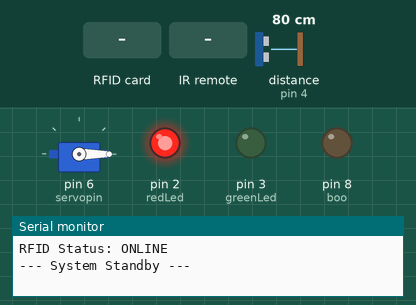
Bench run of a sketch on a simulated Arduino Uno, built with avr-gcc and run on an emulated ATmega328P. On the bench: servo, output pins drawn as LEDs (lit = HIGH), the last lines printed to the serial monitor. Wiring (inferred from the names in the program): ultrasonic range finder: trigger pin 5; echo pin 4. Dashed ring = blinking. The inputs (shaded band) are chosen by the test bench; at power-on: distance to the obstacle (sensor on pin 4) 80 cm. The echo pulse lasts 58.3 µs per cm; pins used as bus, display or sensor lines are not drawn.

Above: at 1.2 s.
1.3 s: RFID card 34 C0 31 03 held to the reader
At 3.3 s:
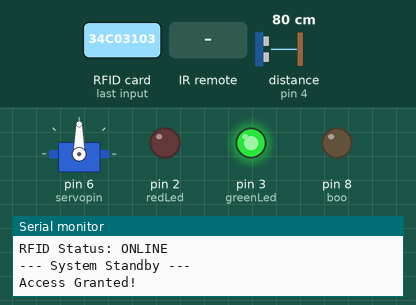
4.3 s: infrared code 0xF30CFF00 received
At 4.7 s:
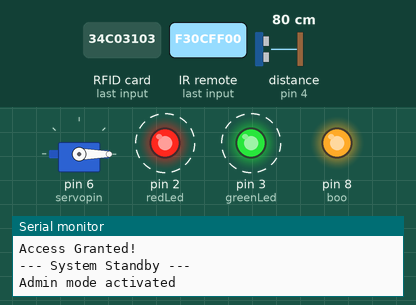
7.3 s: infrared code 0xE916FF00 received
At 7.69 s:
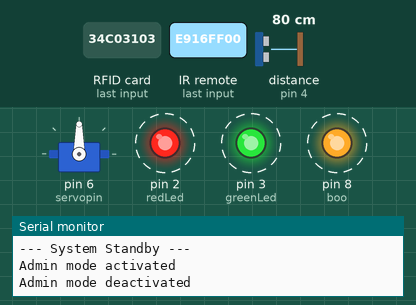
10.3 s: RFID card 5E 7A 19 C4 held to the reader
At 10.61 s:
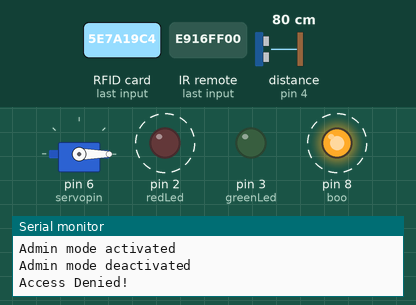
Timing chart, 0 to 13.3 s (numbered marks = the images above; inputs shaded):
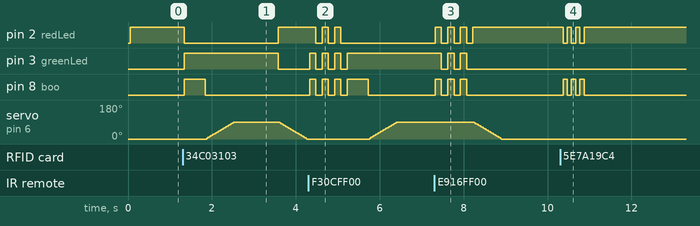

Measured:
- after the input at 1.3 s, pin 2 (redLed): HIGH → LOW at once, → HIGH 2.2 s later; pin 3 (greenLed): LOW → HIGH at once, → LOW 2.2 s later; pin 8 (boo): LOW → HIGH at once, → LOW 0.50 s later; servo on pin 6 (servopin): rises from 0° to 90° in 0.65 s, then falls to 0° in 1.7 s
- after the input at 4.3 s, pin 2 (redLed): alternates HIGH for 0.15 s and LOW for 0.15 s, 5 changes in all, then stays LOW, starting after 0.18 s; pin 3 (greenLed): alternates HIGH for 0.15 s and LOW for 0.15 s, 7 changes in all, then stays HIGH, starting at once
- after the input at 7.3 s, pin 2 (redLed): alternates HIGH for 0.15 s and LOW for 0.15 s, 7 changes in all, then stays HIGH, starting at once; pin 3 (greenLed): alternates HIGH for 0.15 s and LOW for 0.15 s, 5 changes in all, then stays LOW, starting after 0.17 s
- after the input at 10.3 s, pin 2 (redLed): alternates HIGH for 0.10 s and LOW for 0.10 s, 6 changes in all, then stays HIGH, starting after 0.07 s; pin 8 (boo): alternates HIGH for 0.10 s and LOW for 0.10 s, 6 changes in all, then stays LOW, starting after 0.07 s

The sketch:

ParkingGateCode1.ino
```cpp
#include <SPI.h>
#include <MFRC522.h>
#include <Servo.h>
#include <IRremote.hpp>

#define SS_PIN 10
#define RST_PIN 9
const int trigpin = 5;
const int echopin = 4;
const int servopin = 6;
const int redLed = 2;
const int greenLed = 3;
const int boo = 8;
const int irPin = 7;

MFRC522 mfrc522(SS_PIN, RST_PIN);
Servo myservo;

int doorOpen = 0;
bool carWaiting = false;
bool adminMode = false;
unsigned long clearPathStartTime = 0;

byte authorizedUID[] = {0x34, 0xC0, 0x31, 0x03};
#define BUTTON_1 0xF30CFF00
#define BUTTON_0 0xE916FF00

void setup() {
  Serial.begin(9600);
  SPI.begin();
  mfrc522.PCD_Init();
  byte v = mfrc522.PCD_ReadRegister(mfrc522.VersionReg);
  Serial.print("RFID Status: ");
  if (v == 0x00 || v == 0xFF) Serial.println("NOT CONNECTED / WIRING ERROR");
  else Serial.println("ONLINE");

  IrReceiver.begin(irPin, ENABLE_LED_FEEDBACK);

  pinMode(trigpin, OUTPUT);
  pinMode(echopin, INPUT);
  pinMode(redLed, OUTPUT);
  pinMode(greenLed, OUTPUT);
  pinMode(boo, OUTPUT);
  myservo.attach(servopin);
  myservo.write(0);
  digitalWrite(redLed, HIGH);
  digitalWrite(greenLed, LOW);
  Serial.println("--- System Standby ---");
}

void loop() {
  if (IrReceiver.decode()) {
    unsigned long irCode = IrReceiver.decodedIRData.decodedRawData;
    if (irCode == BUTTON_1) {
      Serial.println("Admin mode activated");
      adminFlash();
      adminMode = true;
      if (doorOpen == 0) openGate();
    }
    else if (irCode == BUTTON_0) {
      Serial.println("Admin mode deactivated");
      adminFlash();
      adminMode = false;
      if (doorOpen == 1) closeGate();
    }
    IrReceiver.resume();
  }

  if (adminMode) {
    delay(50);
    return;
  }

  int distance = readDistance();

  if (distance > 0 && distance <= 6 && !carWaiting && doorOpen == 0) {
    Serial.println("Welcome! Please scan authorized RFID card.");
    carWaiting = true;
  }
  else if ((distance > 6 || distance == 0) && carWaiting && doorOpen == 0) {
    carWaiting = false;
    Serial.println("Car left. Returning to standby.");
  }

  if (mfrc522.PICC_IsNewCardPresent() && mfrc522.PICC_ReadCardSerial()) {
    if (checkUID(mfrc522.uid.uidByte, mfrc522.uid.size)) {
      Serial.println("Access Granted!");
      if (doorOpen == 0) openGate();
      carWaiting = false;
      clearPathStartTime = 0;
    } else {
      Serial.println("Access Denied!");
      denyAccessFlash();
    }
    mfrc522.PICC_HaltA();
    mfrc522.PCD_StopCrypto1();
  }

  if (doorOpen == 1) {
    if (distance > 6 || distance == 0) {
      if (clearPathStartTime == 0) clearPathStartTime = millis();
      if (millis() - clearPathStartTime >= 1000) {
        closeGate();
        Serial.println("--- System Standby ---");
      }
    } else {
      clearPathStartTime = 0;
    }
  }
  delay(50);
}
```

ParkingGateCode2.ino
```cpp
int readDistance() {
  digitalWrite(trigpin, LOW);
  delayMicroseconds(2);
  digitalWrite(trigpin, HIGH);
  delayMicroseconds(10);
  digitalWrite(trigpin, LOW);
  long duration = pulseIn(echopin, HIGH, 25000);
  return duration * 0.034 / 2;
}

bool checkUID(byte *scan, byte size) {
  for (byte i = 0; i < size; i++) {
    if (scan[i] != authorizedUID[i]) return false;
  }
  return true;
}

void openGate() {
  digitalWrite(redLed, LOW);
  digitalWrite(greenLed, HIGH);
  digitalWrite(boo, HIGH);
  delay(500);
  digitalWrite(boo, LOW);
  for (int pos = 0; pos <= 90; pos += 2) {
    myservo.write(pos);
    delay(15);
  }
  doorOpen = 1;
}

void closeGate() {
  digitalWrite(greenLed, LOW);
  digitalWrite(redLed, HIGH);
  for (int pos = 90; pos >= 0; pos -= 2) {
    myservo.write(pos);
    delay(15);
  }
  doorOpen = 0;
}

void denyAccessFlash() {
  for (int i = 0; i < 3; i++) {
    digitalWrite(redLed, LOW);
    digitalWrite(boo, HIGH);
    delay(100);
    digitalWrite(boo, LOW);
    digitalWrite(redLed, HIGH);
    delay(100);
  }
}

void adminFlash() {
  for (int i = 0; i < 3; i++) {
    digitalWrite(redLed, HIGH);
    digitalWrite(greenLed, HIGH);
    digitalWrite(boo, HIGH);
    delay(150);
    digitalWrite(redLed, LOW);
    digitalWrite(greenLed, LOW);
    digitalWrite(boo, LOW);
    delay(150);
  }
  if (doorOpen == 0) {
    digitalWrite(redLed, HIGH);
    digitalWrite(greenLed, LOW);
  } else {
    digitalWrite(redLed, LOW);
    digitalWrite(greenLed, HIGH);
  }
}
```
